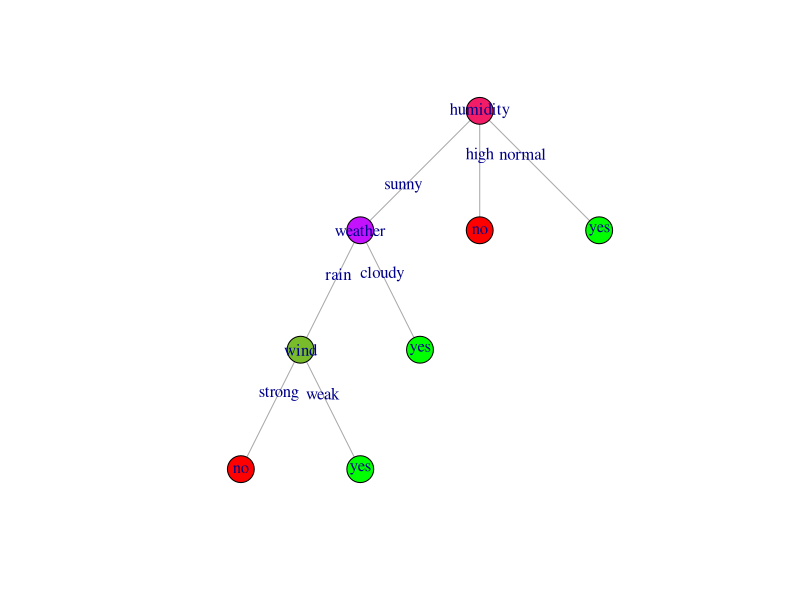

The R source for this figure:
# Importing libraries
library(readr)
library(igraph)
library(dplyr)

# Loading the dataset
dataset <- read_csv("datasets/play_tennis.csv")[,-1]

randomColor <- function(){
  new_color <- round(runif(3, min = 0, max = 255), digits = 0)
  new_color <- as.character.hexmode(new_color)
  paste("#", new_color[1], new_color[2], new_color[3], sep = "")
}

# Creating vertice names and colors
v_names <- c(colnames(dataset[-5]), pull(unique(dataset[5])))
v_colors = replicate(length(v_names), randomColor())
names(v_colors) <- v_names
v_colors["yes"] <- "green"
v_colors["no"] <- "red"

# Creates an undirected graph
g <- graph.empty(directed = F)

v_name = "weather"
v_color = unname(v_colors[v_name])
g <- add_vertices(g, 1, label = v_name, name = v_name, color = v_color, attr = list())      #v1

v_name = "humidity"
v_color = unname(v_colors[v_name])
g <- add_vertices(g, 1, label = v_name, name = v_name, color = v_color, attr = list())      #v2

g <- add_edges(g, c("weather", "humidity"), label = "sunny", name = "sunny", attr = list())    #v1--v2

v_name = "wind"
v_color = unname(v_colors[v_name])
g <- add_vertices(g, 1, label = v_name, name = v_name, color = v_color, attr = list())      #v3

g <- add_edges(g, c("weather","wind"), label = "rain", name = "rain",attr = list())    #v1--v3

v_name = "yes"
v_color = unname(v_colors[v_name])
g <- add_vertices(g, 1, label = v_name, name = "yes1", color = v_color, attr = list())      #v4

g <- add_edges(g, c("weather","yes1"), label = "cloudy", name = "cloudy", attr = list())    #v1--v4

v_name = "no"
v_color = unname(v_colors[v_name])
g <- add_vertices(g, 1, label = v_name, name = "no1",color = v_color, attr = list())      #v5

g <- add_edges(g, c("humidity","no1"), label = "high", name = "high", attr = list())    #v2--v5

v_name = "yes"
v_color = unname(v_colors[v_name])
g <- add_vertices(g, 1, label = v_name, name = "yes2", color = v_color, attr = list())      #v6

g <- add_edges(g, c("humidity","yes2"), label = "normal", name = "normal", attr = list())    #v2--v6

v_name = "no"
v_color = unname(v_colors[v_name])
g <- add_vertices(g, 1, label = v_name, name = "no2", color = v_color, attr = list())      #v7

g <- add_edges(g, c("wind","no2"), label = "strong", name = "strong", attr = list())    #v3--v7

v_name = "yes"
v_color = unname(v_colors[v_name])
g <- add_vertices(g, 1, label = v_name, name = "yes3",color = v_color, attr = list())      #v8

g <- add_edges(g, c("wind","yes3"), label = "weak", name = "weak", attr = list())    #v3--v8

plot(g, layout = layout_as_tree)

spath = names(unlist(shortest_paths(g, from = "weather", "no1", output = "both")$vpath))
sedge = names(unlist(shortest_paths(g, from = "weather", "no1", output = "both")$epath))

spath
sedge
